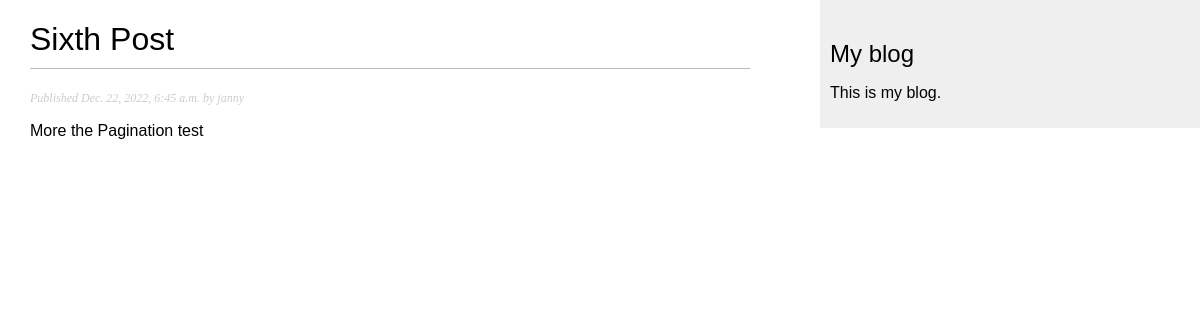
Page /blog/2022/12/22/sixth-post/ on the committed database.
### blog/models.py (models this page shows, shortened)
class Post(models.Model):
    class Status(models.TextChoices):
        DRAFT = 'DF', 'Draft'
        PUBLISHED = 'PB', 'Published'
    title = models.CharField(max_length=250)
    slug = models.SlugField(max_length=250, unique_for_date='publish')
    author = models.ForeignKey(User, on_delete=models.CASCADE, related_name='blog_posts')
    body = models.TextField()
    publish = models.DateTimeField(default=timezone.now)
    created = models.DateTimeField(auto_now_add=True)
    updated = models.DateTimeField(auto_now=True)
    status = models.CharField(max_length=2, choices=Status.choices, default=Status.DRAFT)
    objects = models.Manager() # The default manager.
    published = PublishedManager() # Our custom manager.
    class Meta:
        ordering = ['-publish']
        indexes = [models.Index(fields=['-publish']),]

### blog/views.py (the view)
# urls.py: path('<int:year>/<int:month>/<int:day>/<slug:post>/', views.post_detail, name='post_detail'),
def post_detail(request, year, month, day, post):
    post = get_object_or_404(Post,
                            status=Post.Status.PUBLISHED,
                            slug=post,
                            publish__year=year,
                            publish__month=month,
                            publish__day=day)
    return render(request,
                        'blog/post/detail.html',
                        {'post': post})

### blog/templates/blog/post/detail.html (shortened to what this page needs)
{% extends "blog/base.html" %}
{% block content %}
    <h1>{{ post.title }}</h1>
    <p class="date">
        Published {{ post.publish }} by {{ post.author }}
    </p>
{{ post.body|linebreaks }}
{% endblock %}

### blog/static/css/blog.css (style rules this page uses)
body { margin:0; padding: 0; font-family:helvetica, sans-serif; }
h1 { font-weight: normal; border-bottom: 1px solid #bbb; padding:0 0 10px 0; }
p.date { color:#ccc; font-family: georgia, serif; font-size: 12px; font-style: italic; }

### rows in the picture
Post: title "Sixth Post", publish "Dec. 22, 2022, 6:45 a.m.", author "janny", body "More the Pagination test"
